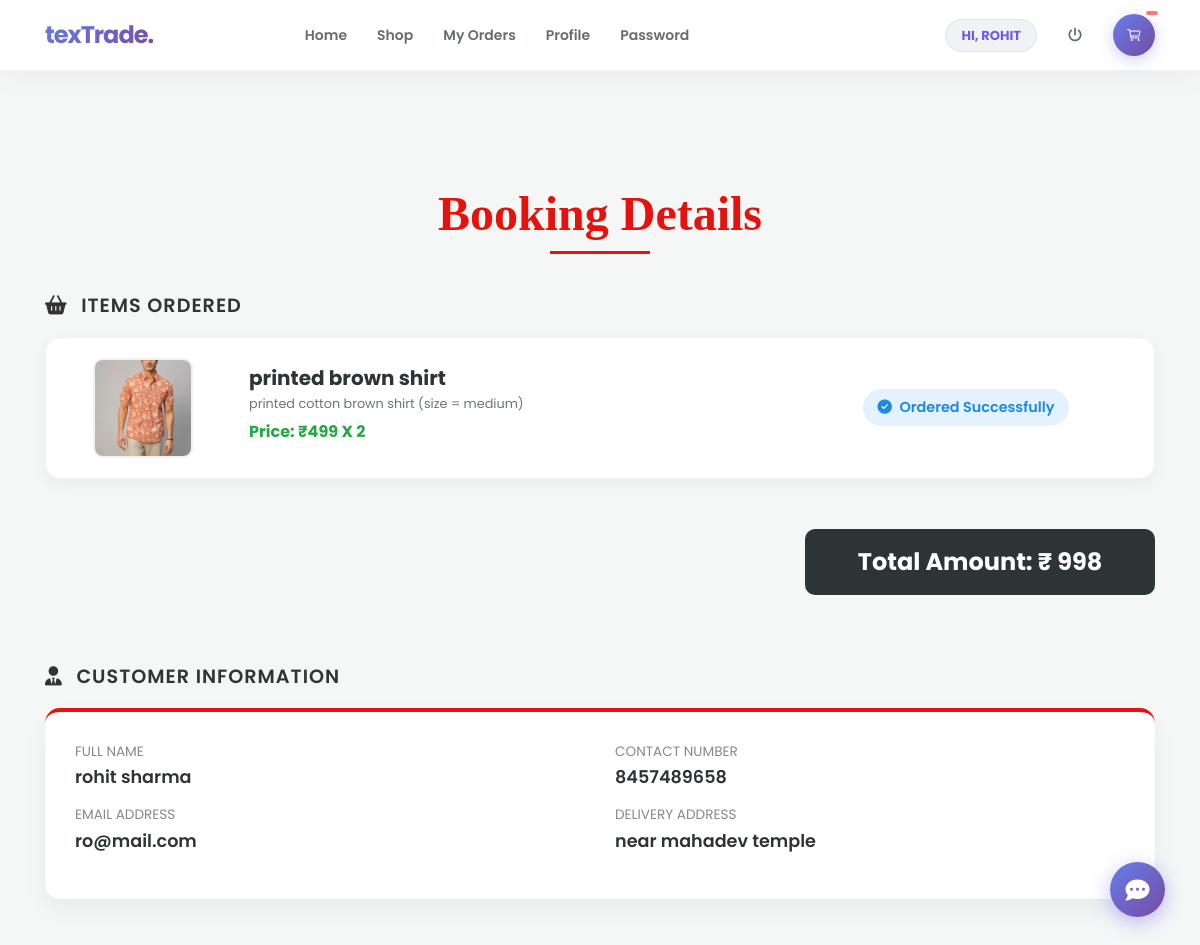
Screenshot of /admin_booking_detail/BKG-234dab6b29/1/39/ (signed in) with the database file from the repository.
### textiles/models.py (models this page shows, shortened)
class BookingItem(models.Model):
    id = models.AutoField(primary_key=True)
    booking = models.ForeignKey(Booking,on_delete=models.CASCADE,related_name="items")
    product = models.ForeignKey(Product,on_delete=models.SET_NULL, null=True,blank=True)
    product_name = models.CharField(max_length=100 , null=True)
    product_price = models.IntegerField(default=0)
    product_image = models.ImageField(upload_to='images/', null=True, blank=True)
    product_desc = models.TextField(null=True)
    quantity = models.PositiveIntegerField(default=1)

class Profile(models.Model):
    id = models.AutoField(primary_key=True)
    user = models.OneToOneField(User, on_delete=models.CASCADE, null=True)
    dob = models.DateField(null=True)
    city = models.CharField(max_length=30, null=True)
    address = models.CharField(max_length=50, null=True)
    contact = models.CharField(max_length=10, null=True)
    image = models.FileField(upload_to='images/', null=True)
    role = models.CharField(
        max_length=20,
        choices=[('user', 'User'), ('vendor', 'Vendor'), ('admin', 'Admin')],
        default='user'
    )

### textiles/views.py (the view)
# urls.py: path('admin_booking_detail/<str:pid>/<int:bid>/<int:uid>/', admin_booking_detail, name='admin_booking_detail'),
def admin_booking_detail(request,pid,bid,uid):
    if not request.user.is_authenticated:
        return redirect('login_admin')
    user = User.objects.get(id=uid)
    profile = Profile.objects.get(user=user)
    cart =  Cart.objects.filter(profile=profile).all()
    product = Product.objects.all()
    booking = get_object_or_404(Booking, booking_id=pid, id=bid)
    bookitem = BookingItem.objects.filter(booking=booking)
    li = []
    for i in bookitem:
        li.append(i.product)
    total_price = booking.total
    d = {'profile':profile,'cart':cart,'total':total_price,'book':li,'product':bookitem}
    return render(request,'admin_view_booking_detail.html',d)

### textiles/templates/admin_view_booking_detail.html (shortened to what this page needs)
{% extends 'navigation.html' %}
{% block body %}
<div class="container mb-5">
    <h2 class="main-heading">Booking Details</h2>
    <hr style="width: 100px; border-top: 3px solid #E6120E; margin: 0 auto 40px;">
    <h3 class="section-title"><i class="fas fa-shopping-basket mr-2"></i> Items Ordered</h3>
    {% for i in product %}
    <div class="order-item-card">
        <div class="row align-items-center">
            <div class="col-md-2 text-center">
                <img src="{{ i.product_image.url }}" class="product-img" alt="none">
            </div>
            <div class="col-md-6">
                <h5 class="mb-1 font-weight-bold">{{i.product_name}}</h5>
                <p class="text-muted small mb-2">{{i.product_desc}}</p>
                <h6 class="text-success font-weight-bold">Price: ₹{{i.product_price}} X {{i.quantity}}</h6>
            </div>
            <div class="col-md-4 text-center">
                <span class="status-badge">
                    <i class="fas fa-check-circle mr-1"></i> Ordered Successfully
                </span>
            </div>
        </div>
    </div>
    {% endfor %}
    <div class="row justify-content-end">
        <div class="col-md-4">
            <div class="total-banner">
                Total Amount: ₹ {{total}}
            </div>
        </div>
    </div>
    <h3 class="section-title"><i class="fas fa-user-tie mr-2"></i> Customer Information</h3>
    <div class="customer-card">
        <div class="row">
            <div class="col-md-6">
                <div class="info-label">Full Name</div>
                <div class="info-value">{{profile.user.first_name}} {{profile.user.last_name}}</div>
                <div class="info-label">Email Address</div>
                <div class="info-value">{{profile.user.email}}</div>
            </div>
            <div class="col-md-6">
                <div class="info-label">Contact Number</div>
                <div class="info-value">{{profile.contact}}</div>
                <div class="info-label">Delivery Address</div>
                <div class="info-value">{{profile.address}}</div>
            </div>
        </div>
    </div>
</div>
{% endblock %}

### textiles/templates/navigation.html (shortened to what this page needs)
<!DOCTYPE html>
<html lang="en">
<head>
    {% load static %}
    <link rel="stylesheet" href="https://maxcdn.bootstrapcdn.com/bootstrap/4.0.0/css/bootstrap.min.css">
    <link rel="stylesheet" href="https://cdnjs.cloudflare.com/ajax/libs/font-awesome/6.4.0/css/all.min.css">
</head>
<body>
<nav class="navbar navbar-expand-lg fixed-top">
    <div class="container">
        <a class="navbar-brand" href="{% url 'home' %}">texTrade.</a>
        <div class="collapse navbar-collapse" id="mainNavbar">
            <ul class="navbar-nav mx-auto">
                {% if request.user.is_superuser %}
                    <li class="nav-item"><a class="nav-link" href="{% url 'admin_home' %}">Dashboard</a></li>
                    <li class="nav-item"><a class="nav-link" href="{% url 'view_user' %}">Users</a></li>
                    <li class="nav-item"><a class="nav-link" href="{% url 'view_vendors' %}">Vendors</a></li>
                     <li class="nav-item"><a class="nav-link" href="{% url 'admin_viewBooking' %}">Orders</a></li>
                    <li class="nav-item dropdown">
                        <a class="nav-link dropdown-toggle" href="#" data-toggle="dropdown">Catalog</a>
                        <div class="dropdown-menu">
                            <a class="dropdown-item" href="{% url 'admin_view_product' %}">View Products</a>
                            <div class="dropdown-divider"></div>
                            <a class="dropdown-item" href="{% url 'add_categary' %}">Add Category</a>
                            <a class="dropdown-item" href="{% url 'view_categary' %}">View Categories</a>
                        </div>
                    </li>
                    <li class="nav-item"><a class="nav-link" href="{% url 'admin_profile' %}">Profile</a></li>
                {% elif request.user.is_staff and not request.user.is_superuser %}
                    <li class="nav-item"><a class="nav-link" href="{% url 'vendor_home' %}">Vendor Home</a></li>
                    <li class="nav-item"><a class="nav-link" href="{% url 'vendor_edit_profile' %}">Profile</a></li>
                    <li class="nav-item"><a class="nav-link" href="{% url 'vendor_change_password' %}">Security</a></li>
                {% elif request.user.username %}
                    <li class="nav-item"><a class="nav-link" href="{% url 'home' %}">Home</a></li>
                    <li class="nav-item"><a class="nav-link" href="{% url 'view_product' 0 %}">Shop</a></li>
                    <li class="nav-item"><a class="nav-link" href="{% url 'view_booking' %}">My Orders</a></li>
                    <li class="nav-item"><a class="nav-link" href="{% url 'profile' %}">Profile </a></li>
                    <li class="nav-item"><a class="nav-link" href="{% url 'change_password' %}">Password</a></li>
                {% else %}
                    <li class="nav-item"><a class="nav-link" href="{% url 'home' %}">Home</a></li>
                    <li class="nav-item"><a class="nav-link" href="{% url 'about' %}">About</a></li>
                    <li class="nav-item"><a class="nav-link" href="{% url 'contact' %}">Contact</a></li>
                {% endif %}
            </ul>
            <ul class="navbar-nav ml-auto align-items-center">
                {% if request.user.is_authenticated %}
                    <li class="nav-item mr-3">
                        <span class="welcome-badge">HI, {{ request.user.username }}</span>
                    </li>
                    <li class="nav-item">
                        <a class="nav-link text-danger" href="{% url 'logout' %}"><i class="fas fa-power-off"></i></a>
                    </li>
                {% else %}
                    <li class="nav-item"><a class="nav-link" href="{% url 'login' %}">User Login</a></li>
                    <li class="nav-item"><a class="nav-link" href="{% url 'login_admin' %}">Admin Login</a></li>
                    <li class="nav-item ml-lg-2"><a class="nav-link btn-vendor" href="{% url 'loginvender' %}">Vendor Login</a></li>
                {% endif %}
                {% if request.user.username and not request.user.is_staff %}
                    <li class="nav-item ml-lg-3">
                        <a href="{% url 'cart' %}" class="cart-circle">
                            <ion-icon name="cart-outline"></ion-icon>
                            <span class="cart-count">{{ num1 }}</span>
                        </a>
                    </li>
                {% endif %}
            </ul>
        </div>
    </div>
</nav>
{% block body %}
{% endblock %}
{% if request.user.is_authenticated  %}
<button class="chatbot-toggler" onclick="document.body.classList.toggle('show-chatbot')">
    <i class="fas fa-comment-dots"></i>
</button>
{% endif %}
</body>
</html>

### textiles/templates/navigation.html (style rules this page uses)
:root { --glass-bg: rgba(255, 255, 255, 0.95); --main-gradient: linear-gradient(135deg, #667eea 0%, #764ba2 100%); --text-dark: #2d3436; --accent-purple: #6c5ce7; }
body { font-family: 'Outfit', sans-serif; background-color: #ffffff; color: var(--text-dark); padding-top: 85px; }
.navbar { background: var(--glass-bg) !important; backdrop-filter: blur(10px); border-bottom: 1px solid rgba(0,0,0,0.05); box-shadow: 0 4px 30px rgba(0, 0, 0, 0.05); padding: 12px 0; }
.navbar-brand { font-weight: 700; font-size: 24px; background: var(--main-gradient); -webkit-background-clip: text; -webkit-text-fill-color: transparent; letter-spacing: -1px; }
.nav-link { color: #636e72 !important; font-weight: 600; font-size: 14px; margin: 0 3px; padding: 8px 12px !important; border-radius: 10px; transition: 0.2s; }
.welcome-badge { background: #f1f2f6; padding: 6px 15px; border-radius: 50px; font-size: 13px; font-weight: 700; color: var(--accent-purple); border: 1px solid #dfe6e9; text-transform: uppercase; }
.cart-circle { background: var(--main-gradient); color: white !important; width: 42px; height: 42px; display: flex; align-items: center; justify-content: center; border-radius: 50%; position: relative; box-shadow: 0 4px 15px rgba(108, 92, 231, 0.3); }
.cart-count { position: absolute; top: -5px; right: -5px; background: #ff7675; color: white; font-size: 10px; padding: 2px 6px; border-radius: 10px; border: 2px solid white; }
.chatbot-toggler { position: fixed; bottom: 30px; right: 35px; outline: none; border: none; height: 55px; width: 55px; display: flex; cursor: pointer; align-items: center; justify-content: center; border-radius: 50%; background: var(--main-gradient); transition: all 0.2s ease; box-shadow: 0 5px 20px rgba(108, 92, 231, 0.4); z-index: 1000; }
.chatbot-toggler i { color: #fff; position: absolute; font-size: 24px; }

### textiles/templates/admin_view_booking_detail.html (style rules this page uses)
body { background-color: #f4f7f6; font-family: 'Poppins', sans-serif; }
.main-heading { font-family: 'Monotype Corsiva', cursive; color: #E6120E; font-weight: bold; margin-top: 100px; text-align: center; font-size: 3rem; }
.section-title { color: #333; font-weight: 600; margin: 40px 0 20px; text-transform: uppercase; letter-spacing: 1px; font-size: 1.2rem; }
.order-item-card { background: #fff; border-radius: 15px; padding: 20px; margin-bottom: 20px; box-shadow: 0 5px 15px rgba(0,0,0,0.05); border: 1px solid #edf2f7; transition: transform 0.2s; }
.product-img { width: 100px; height: 100px; object-fit: cover; border-radius: 10px; border: 2px solid #f1f1f1; }
.status-badge { background-color: #e3f2fd; color: #1e88e5; padding: 8px 15px; border-radius: 20px; font-weight: 600; display: inline-block; font-size: 0.9rem; }
.customer-card { background: #fff; border-radius: 15px; padding: 30px; box-shadow: 0 10px 25px rgba(0,0,0,0.05); border-top: 4px solid #E6120E; }
.info-label { color: #888; font-size: 0.85rem; margin-bottom: 2px; text-transform: uppercase; }
.info-value { color: #2d3436; font-weight: 600; font-size: 1.1rem; margin-bottom: 15px; }
.total-banner { background: #2d3436; color: white; padding: 15px; border-radius: 10px; text-align: center; font-size: 1.5rem; font-weight: bold; margin: 30px 0; }

### rows the page displays
BookingItem: product_image (picture), product_name "printed brown shirt", product_desc "printed cotton brown shirt (size = medium)", product_price "499", quantity "2"
Profile: user.first_name "rohit", user.last_name "sharma", user.email "ro@mail.com", contact "8457489658", address "near mahadev temple"

### other values shown
{{ request.user.username }} "ROHIT"
{{ total }} "998"
